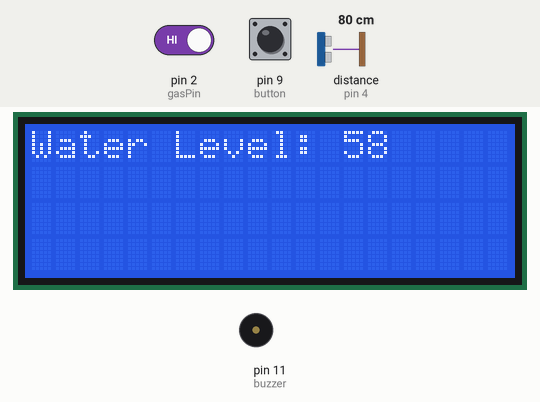
Simulated run of this sketch. Board: Arduino Uno, built with avr-gcc and run on an emulated ATmega328P. Parts: 20×4 character LCD, buzzer (waves = sounding). Wiring (inferred from the names in the program): ultrasonic range finder: trigger pin 5; echo pin 4. Inputs (shaded band) come from the test bench; at power-on: pin 2 (gasPin) HIGH, pin 9 (button) HIGH, distance to the obstacle (sensor on pin 4) 80 cm. The echo pulse lasts 58.3 µs per cm; EEPROM starts erased.

Above: at 2.5 s.
2.6 s: pin 2 (gasPin) driven LOW
At 3.3 s:
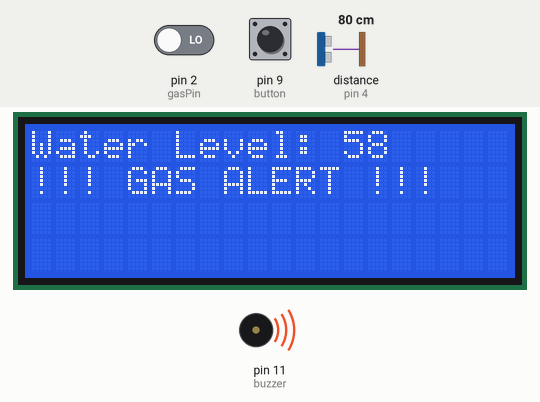
4.1 s: pin 9 (button) pulled LOW for 0.15 s
At 4.79 s:
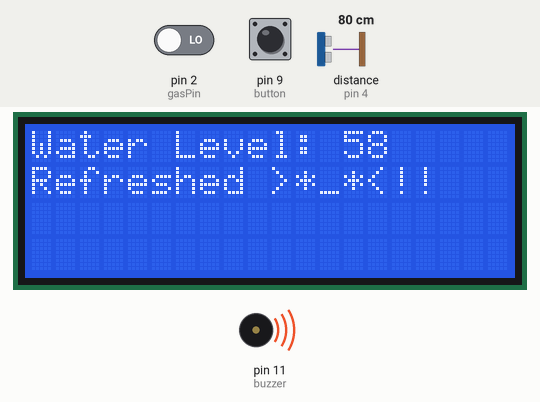
4.8 s: pin 9 (button) pulled LOW for 1 s
8.8 s: pin 2 (gasPin) driven HIGH
At 9.3 s:
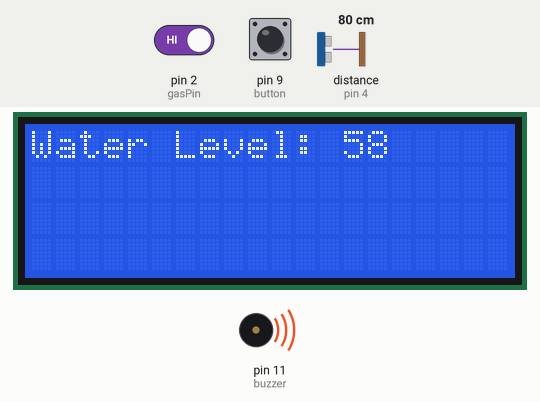
11.1 s: pin 9 (button) pulled LOW for 0.15 s
At 12.4 s:
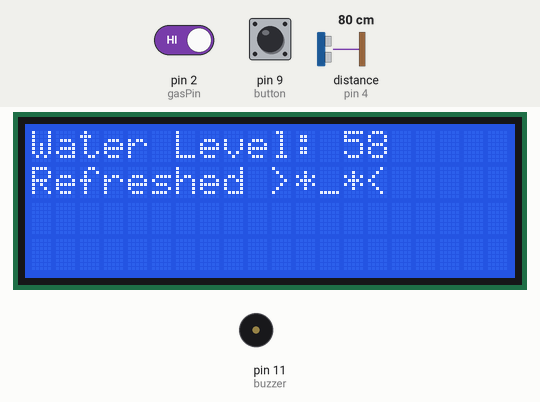
14.1 s: pin 9 (button) pulled LOW for 3.2 s
Timing chart, 0 to 17.1 s (numbered marks = the images above; inputs shaded):
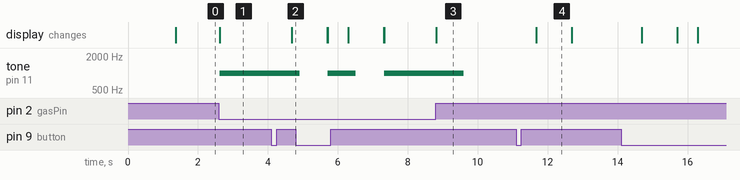

The sketch:

Arduino_Water_Tank_with_Gas_Sensor_Code.ino
```cpp
#include <EEPROM.h>
#include <LiquidCrystal_I2C.h>

LiquidCrystal_I2C lcd(0x27, 20, 4);

const int MAX_LEVEL = 98;
const int MIN_LEVEL = 80;

// Ultrasonic sensor
const int triggerPin = 5;
const int echoPin    = 4;

// Gas sensor (DIGITAL)
const int gasPin = 2;     // DO pin from gas sensor

const int buzzer = 11;
const int button = 9;

int waterLevel = 0;
int additionalWaterLevel = 0;

bool ack = 0;
bool lcdIsOn = true;
bool isHigh = false;
bool gasAlert = false;

unsigned long Timer = 0, highTimer = 0, buzzerTimer = 0;
unsigned long normalTimer = 0, lowTimer = 0;
unsigned long lastActivityTime = 0;

float distance, duration;

void setup() {
  Serial.begin(9600);

  pinMode(triggerPin, OUTPUT);
  pinMode(echoPin, INPUT);
  pinMode(buzzer, OUTPUT);
  pinMode(button, INPUT_PULLUP);
  pinMode(gasPin, INPUT);   // GAS SENSOR

  lcd.init();
  lcd.backlight();
  lcd.setCursor(0, 0);
  lcd.print("Water Level: ");

  ack = EEPROM.read(0);
  lastActivityTime = millis();

  workingSensor();
}

void loop() {
  Timer = millis();

  // ================= GAS SENSOR CHECK =================
  if (digitalRead(gasPin) == LOW) {   // GAS DETECTED
    gasAlert = true;
    lastActivityTime = millis();

    if (!lcdIsOn) {
      lcd.backlight();
      lcdIsOn = true;
    }

    lcd.setCursor(0, 1);
    lcd.print("!!! GAS ALERT !!!");
    tone(buzzer, 1000, 800);
  } else {
    gasAlert = false;
    lcd.setCursor(0, 1);
    lcd.print("                  ");
  }
  // ===================================================

  // Water level update timing
  if (waterLevel >= 90) {
    if (Timer > highTimer + 200000) {
      workingSensor();
      highTimer = Timer;
    }
  } else if (waterLevel > 30 && waterLevel < 90) {
    if (Timer > normalTimer + 300000) {
      workingSensor();
      normalTimer = Timer;
    }
  } else if (waterLevel <= 30) {
    if (Timer > lowTimer + 200000) {
      workingSensor();
      lowTimer = Timer;
    }
  }

  // Water level alarm
  if (waterLevel >= MAX_LEVEL && ack == false) {
    if (Timer > buzzerTimer + 1000) {
      lastActivityTime = millis();
      if (!lcdIsOn) {
        lcd.backlight();
        lcdIsOn = true;
      }
      tone(buzzer, 1000, 500);
      buzzerTimer = Timer;
    }
    if (!digitalRead(button)) {
      EEPROM.write(0, true);
      ack = true;
    }
  }

  if (waterLevel < MIN_LEVEL && ack == true) {
    EEPROM.write(0, false);
    ack = false;
  }

  // Manual refresh
  if (!digitalRead(button)) {
    workingSensor();
    lastActivityTime = millis();

    if (!lcdIsOn) {
      lcd.backlight();
      lcdIsOn = true;
    }

    lcd.setCursor(0, 1);
    lcd.print("Refreshed >*_*<");
    delay(1000);
    lcd.setCursor(0, 1);
    lcd.print("                ");
  }

  // LCD auto off
  if (millis() - lastActivityTime > 10000 && lcdIsOn) {
    lcd.noBacklight();
    lcdIsOn = false;
  }

  isHigh = (waterLevel >= 50);
}

void workingSensor() {
  int minWaterLevel = 150;
  int numLoop = isHigh ? 10 : 23;

  for (int i = 0; i < numLoop; i++) {
    digitalWrite(triggerPin, LOW);
    delayMicroseconds(2);
    digitalWrite(triggerPin, HIGH);
    delayMicroseconds(10);
    digitalWrite(triggerPin, LOW);

    duration = pulseIn(echoPin, HIGH, 30000);
    distance = (duration * 0.034) / 2;

    int currentWaterLevel = map(distance, 20, 158, 100, 0);

    if (currentWaterLevel < minWaterLevel) {
      additionalWaterLevel = currentWaterLevel;
      currentWaterLevel = constrain(currentWaterLevel, 0, 100);
      minWaterLevel = currentWaterLevel;
    }
    delay(50);
  }

  waterLevel = minWaterLevel;

  lcd.setCursor(13, 0);
  lcd.print("   ");
  lcd.setCursor(13, 0);
  lcd.print(waterLevel);
}
```

Measured:
- after the input at 2.6 s, tone on pin 11 (buzzer): silent → 1000 Hz at once; the display: changes at once (image 1)
- after the input at 4.1 s, the display: changes after 0.59 s (image 2)
- after the input at 8.8 s, tone on pin 11 (buzzer): 1000 Hz → silent after 0.80 s; the display: changes at once (image 3)
- after the input at 11.1 s, the display: changes after 0.58 s (image 4)
- what the display in image 4 shows lasts 1.0 s, from 11.7 s to 12.7 s
